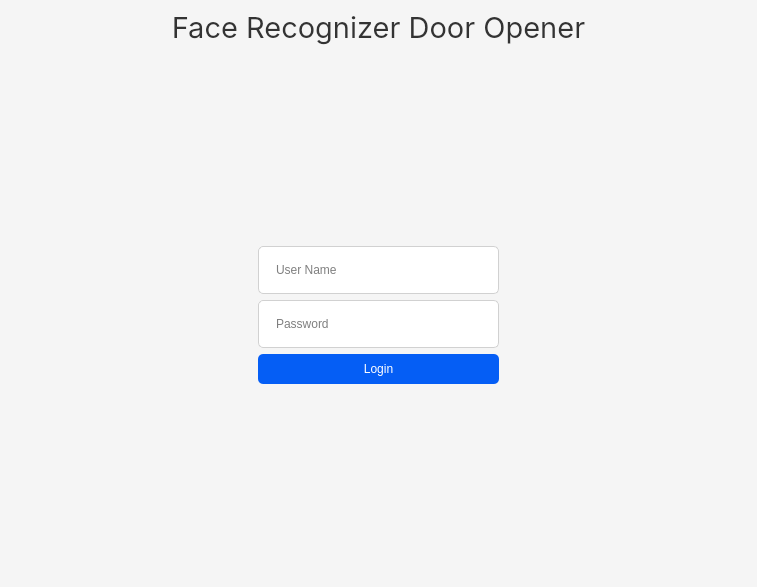
<?xml version="1.0" encoding="UTF-8"?>
<ui version="4.0">
 <class>MainWindow</class>
 <widget class="QMainWindow" name="MainWindow">
  <property name="geometry">
   <rect>
    <x>0</x>
    <y>0</y>
    <width>757</width>
    <height>587</height>
   </rect>
  </property>
  <property name="windowTitle">
   <string>Face Recognizer Door Opener</string>
  </property>
  <property name="styleSheet">
   <string notr="true">QMainWindow {
    background-color: #f5f5f5; /* LinkedIn white background color */
}

QPushButton {
    background-color: #055EF5; /* LinkedIn blue button color */
    color: #ffffff; /* Text color */
    border: none; /* No border */
    border-radius: 5px; /* Rounded corners */
    padding: 8px 16px; /* Padding */
	font: 500 14pt &quot;Inter&quot;;
}

QPushButton:hover {
    background-color: rgb(3, 70, 177); /* Darker blue on hover */
}

QPushButton:pressed {
    background-color: rgb(3, 65, 165); /* Slightly darker blue when pressed */
}

QLineEdit, QTextEdit, QSpinBox {
    background-color: #ffffff; /* White background for input fields */
    border: 1px solid #d1d1d1; /* Light gray border */
    border-radius: 5px; /* Rounded corners */
    padding: 15px; /* Padding inside the input fields */
	font: 400 12pt &quot;Inter&quot;;
}

QLabel {
    color: #333333; /* Text color for labels */
	font: 400 22pt &quot;Inter&quot;;
}

</string>
  </property>
  <widget class="QWidget" name="centralwidget">
   <layout class="QGridLayout" name="gridLayout">
    <item row="1" column="0">
     <widget class="QStackedWidget" name="stackedWidget">
      <property name="currentIndex">
       <number>1</number>
      </property>
      <widget class="QWidget" name="page_3">
       <layout class="QGridLayout" name="gridLayout_2">
        <item row="3" column="0">
         <widget class="QPushButton" name="pushButton">
          <property name="text">
           <string>ADD PERSON</string>
          </property>
         </widget>
        </item>
        <item row="3" column="1">
         <widget class="QPushButton" name="pushButton_2">
          <property name="text">
           <string>Start Recognizer</string>
          </property>
         </widget>
        </item>
        <item row="3" column="2">
         <widget class="QPushButton" name="pushButton_3">
          <property name="text">
           <string>EXIT</string>
          </property>
         </widget>
        </item>
        <item row="2" column="0" colspan="3">
         <widget class="QLineEdit" name="lineEdit">
          <property name="text">
           <string/>
          </property>
          <property name="placeholderText">
           <string>Person Name</string>
          </property>
         </widget>
        </item>
        <item row="0" column="0" colspan="3">
         <widget class="QLabel" name="label_2">
          <property name="text">
           <string/>
          </property>
          <property name="alignment">
           <set>Qt::AlignCenter</set>
          </property>
         </widget>
        </item>
       </layout>
      </widget>
      <widget class="QWidget" name="page_4">
       <layout class="QGridLayout" name="gridLayout_3">
        <item row="3" column="1">
         <widget class="QPushButton" name="pushButton_4">
          <property name="text">
           <string>Login</string>
          </property>
         </widget>
        </item>
        <item row="1" column="1">
         <widget class="QLineEdit" name="lineEdit_2">
          <property name="placeholderText">
           <string>User Name</string>
          </property>
         </widget>
        </item>
        <item row="1" column="2">
         <spacer name="horizontalSpacer_2">
          <property name="orientation">
           <enum>Qt::Horizontal</enum>
          </property>
          <property name="sizeHint" stdset="0">
           <size>
            <width>40</width>
            <height>20</height>
           </size>
          </property>
         </spacer>
        </item>
        <item row="2" column="1">
         <widget class="QLineEdit" name="lineEdit_3">
          <property name="placeholderText">
           <string>Password</string>
          </property>
         </widget>
        </item>
        <item row="0" column="1">
         <spacer name="verticalSpacer">
          <property name="orientation">
           <enum>Qt::Vertical</enum>
          </property>
          <property name="sizeHint" stdset="0">
           <size>
            <width>20</width>
            <height>40</height>
           </size>
          </property>
         </spacer>
        </item>
        <item row="1" column="0">
         <spacer name="horizontalSpacer">
          <property name="orientation">
           <enum>Qt::Horizontal</enum>
          </property>
          <property name="sizeHint" stdset="0">
           <size>
            <width>40</width>
            <height>20</height>
           </size>
          </property>
         </spacer>
        </item>
        <item row="4" column="1">
         <spacer name="verticalSpacer_2">
          <property name="orientation">
           <enum>Qt::Vertical</enum>
          </property>
          <property name="sizeHint" stdset="0">
           <size>
            <width>20</width>
            <height>40</height>
           </size>
          </property>
         </spacer>
        </item>
       </layout>
      </widget>
     </widget>
    </item>
    <item row="0" column="0">
     <widget class="QLabel" name="label">
      <property name="sizePolicy">
       <sizepolicy hsizetype="Preferred" vsizetype="Fixed">
        <horstretch>0</horstretch>
        <verstretch>0</verstretch>
       </sizepolicy>
      </property>
      <property name="font">
       <font>
        <family>Inter</family>
        <pointsize>22</pointsize>
        <weight>50</weight>
        <italic>false</italic>
        <bold>false</bold>
       </font>
      </property>
      <property name="text">
       <string>Face Recognizer Door Opener</string>
      </property>
      <property name="alignment">
       <set>Qt::AlignCenter</set>
      </property>
     </widget>
    </item>
   </layout>
  </widget>
 </widget>
 <resources/>
 <connections/>
</ui>
